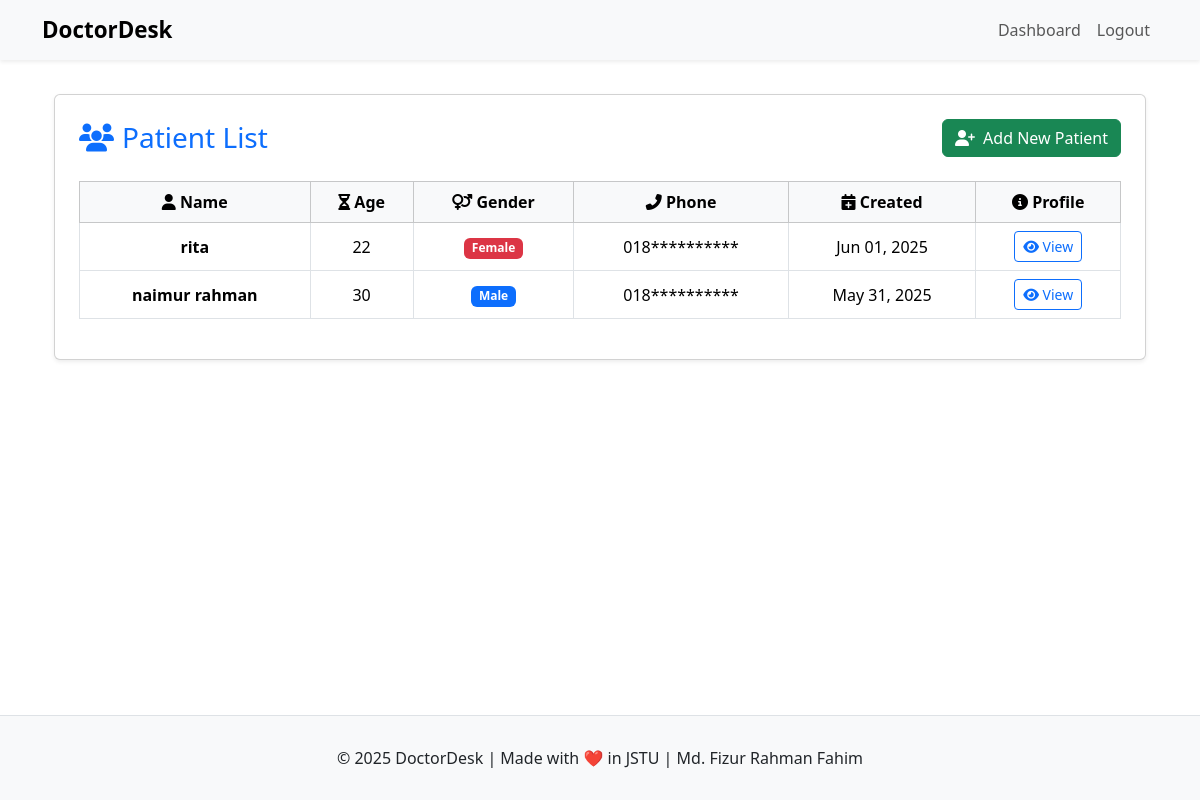
/patients/ (signed in), run on the app's committed database.
### patients/models.py (models this page shows, shortened)
class Patient(models.Model): # Represents a patient in the healthcare system
    GENDER_CHOICES = [
        ('male', 'Male'),
        ('female', 'Female'),
        ('other', 'Other'),
    ]
    name = models.CharField(max_length=100)
    age = models.PositiveIntegerField()
    gender = models.CharField(max_length=10, choices=GENDER_CHOICES)
    address = models.TextField()
    occupation = models.CharField(max_length=100, blank=True, null=True)
    phone = models.CharField(max_length=15, blank=True, null=True)
    email = models.EmailField(blank=True, null=True)
    created_at = models.DateTimeField(auto_now_add=True)
    medical_history = models.TextField(blank=True, null=True)
    doctor = models.ForeignKey(User, on_delete=models.CASCADE, related_name='patients')

### patients/views.py (the view)
# urls.py: path('', views.patient_list, name='patient_list'),
@login_required
def patient_list(request):
    patients = Patient.objects.filter(doctor=request.user).order_by('-created_at')  # Filter by logged-in doctor
    return render(request, 'patients/patient_list.html', {'patients': patients})

### patients/templates/patients/patient_list.html
{% extends 'base.html' %}
{% block content %}
  <div class="container my-4">
    <div class="card shadow-sm rounded p-4">
      <div class="d-flex justify-content-between align-items-center mb-4">
        <h3 class="text-primary mb-0"><i class="fas fa-users me-2"></i>Patient List</h3>
        <a href="{% url 'add_patient' %}" class="btn btn-success"><i class="fas fa-user-plus me-1"></i> Add New Patient</a>
      </div>
      {% if patients %}
        <div class="table-responsive">
          <table class="table table-bordered table-hover align-middle text-center">
            <thead class="table-light">
              <tr>
                <th>
                  <i class="fas fa-user"></i> Name
                </th>
                <th>
                  <i class="fas fa-hourglass-half"></i> Age
                </th>
                <th>
                  <i class="fas fa-venus-mars"></i> Gender
                </th>
                <th>
                  <i class="fas fa-phone-alt"></i> Phone
                </th>
                <th>
                  <i class="fas fa-calendar-plus"></i> Created
                </th>
                <th>
                  <i class="fas fa-info-circle"></i> Profile
                </th>
              </tr>
            </thead>
            <tbody>
              {% for patient in patients %}
                <tr>
                  <td>
                    <strong>{{ patient.name }}</strong>
                  </td>
                  <td>{{ patient.age }}</td>
                  <td>
                    {% if patient.gender == 'male' %}
                      <span class="badge bg-primary">Male</span>
                    {% elif patient.gender == 'female' %}
                      <span class="badge bg-danger">Female</span>
                    {% else %}
                      <span class="badge bg-secondary">Other</span>
                    {% endif %}
                  </td>
                  <td>{{ patient.phone }}</td>
                  <td>{{ patient.created_at|date:'M d, Y' }}</td>
                  <td>
                    <a href="{% url 'patient_profile' patient.id %}" class="btn btn-outline-primary btn-sm" title="View full details"><i class="fas fa-eye"></i> View</a>
                  </td>
                </tr>
              {% endfor %}
            </tbody>
          </table>
        </div>
      {% else %}
        <div class="alert alert-info text-center" role="alert">
          <i class="fas fa-info-circle me-1"></i> No patients found.
        </div>
      {% endif %}
    </div>
  </div>
{% endblock %}

### templates/base.html (style rules this page uses)
html, body { height: 100%; }
body { display: flex; flex-direction: column; font-family: 'Segoe UI', Tahoma, Geneva, Verdana, sans-serif; padding-top: 70px; }

### data on the page
Patient: name "rita", age "22", gender "Female", phone "018**********", created_at "Jun 01, 2025"
Patient: name "naimur rahman", age "30", gender "Male", phone "018**********", created_at "May 31, 2025"

### other printed values
{{ now|default:2025 }} "2025"
